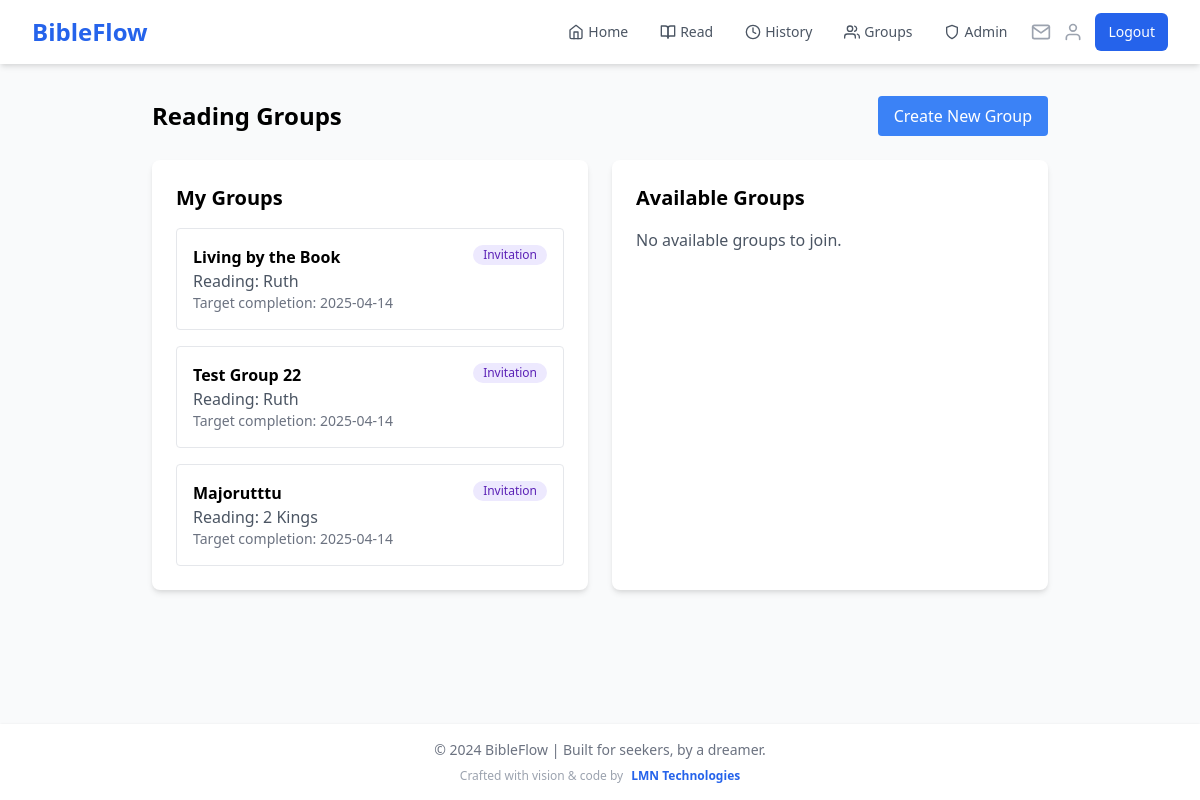
The page /groups (signed in) on the database its author committed.
### app.py (models this page shows)
class ReadingGroup(db.Model):
    id = db.Column(db.Integer, primary_key=True)
    name = db.Column(db.String(100), nullable=False)
    description = db.Column(db.Text)
    created_at = db.Column(db.DateTime, default=datetime.utcnow)
    book = db.Column(db.String(50), nullable=False)
    current_chapter = db.Column(db.Integer, default=1)
    target_completion_date = db.Column(db.DateTime)
    creator_id = db.Column(db.Integer, db.ForeignKey('user.id'), nullable=False)
    visibility = db.Column(db.String(20), default='public')
    access_code = db.Column(db.String(20))
    members = db.relationship('GroupMember', backref='reading_group', lazy='joined')
    readings = db.relationship('GroupReading', backref='reading_group', lazy='dynamic')
    invitations = db.relationship('GroupInvitation', backref='reading_group', lazy='dynamic')

### app.py (the view)
@app.route('/groups')
@login_required
def list_groups():
    my_groups = ReadingGroup.query \
        .join(GroupMember) \
        .filter(GroupMember.user_id == current_user.id) \
        .all()
    available_groups = ReadingGroup.query \
        .filter(
            ReadingGroup.id.notin_(
                db.session.query(GroupMember.group_id)
                .filter_by(user_id=current_user.id)
            ),
            db.or_(
                ReadingGroup.visibility == 'public',
                ReadingGroup.visibility == 'private',  # Include private groups
                db.and_(
                    ReadingGroup.visibility == 'invitation',
                    ReadingGroup.id.in_(
                        db.session.query(GroupInvitation.group_id)
                        .filter(
                            GroupInvitation.email == current_user.email,
                            GroupInvitation.used == False,
                            GroupInvitation.expires_at > datetime.utcnow()
                        )
                    )
                )
            )
        ) \
        .all()
    return render_template('groups/list.html',
        my_groups=my_groups,
        available_groups=available_groups,
        current_user_name=current_user.name
    )

### app.py (called while the page is built)
@login_manager.user_loader
def load_user(user_id):
    if 'user_id' in session:
        return User.query.get(int(session['user_id']))
    return None

@app.context_processor
def inject_user_name():
    if current_user.is_authenticated:
        return dict(user_name=current_user.name)
    return dict(user_name='Guest')

@app.context_processor
def inject_invitation_count():
    if current_user.is_authenticated:
        invitation_count = GroupInvitation.query.filter(
            GroupInvitation.email == current_user.email,
            GroupInvitation.used == False,
            GroupInvitation.expires_at > datetime.utcnow()
        ).count()
        return dict(invitation_count=invitation_count)
    return dict(invitation_count=0)

### templates/groups/list.html
{% extends "base.html" %}
{% block content %}
<div class="max-w-4xl mx-auto">
    <div class="flex justify-between items-center mb-6">
        <h1 class="text-2xl font-bold">Reading Groups</h1>
        <a href="{{ url_for('create_group') }}" class="bg-blue-500 text-white px-4 py-2 rounded hover:bg-blue-600">
            Create New Group
        </a>
    </div>
    <div class="grid grid-cols-1 md:grid-cols-2 gap-6">
        <div class="bg-white p-6 rounded-lg shadow-md">
            <h2 class="text-xl font-semibold mb-4">My Groups</h2>
            {% if my_groups %}
                <div class="space-y-4">
                    {% for group in my_groups %}
                        <a href="{{ url_for('view_group', group_id=group.id) }}"
                           class="block p-4 border rounded hover:bg-gray-50">
                            <div class="flex justify-between items-start">
                                <div>
                                    <h3 class="font-semibold">{{ group.name }}</h3>
                                    <p class="text-gray-600">
                                        Reading: {{ group.book }}
                                    </p>
                                    <p class="text-sm text-gray-500">
                                        Target completion: {{ group.target_completion_date.strftime('%Y-%m-%d') }}
                                    </p>
                                </div>
                                <span class="inline-flex items-center px-2.5 py-0.5 rounded-full text-xs font-medium
                                    {% if group.visibility == 'public' %}
                                        bg-green-100 text-green-800
                                    {% elif group.visibility == 'private' %}
                                        bg-yellow-100 text-yellow-800
                                    {% else %}
                                        bg-purple-100 text-purple-800
                                    {% endif %}">
                                    {{ group.visibility|title }}
                                </span>
                            </div>
                        </a>
                    {% endfor %}
                </div>
            {% else %}
                <p class="text-gray-600">You haven't joined any reading groups yet.</p>
            {% endif %}
        </div>
        <div class="bg-white p-6 rounded-lg shadow-md">
            <h2 class="text-xl font-semibold mb-4">Available Groups</h2>
            {% if available_groups %}
                <div class="space-y-4">
                    {% for group in available_groups %}
                        <div class="p-4 border rounded">
                            <div class="flex justify-between items-start mb-2">
                                <div>
                                    <h3 class="font-semibold">{{ group.name }}</h3>
                                    <p class="text-gray-600">
                                        Reading:
                                        {% if group.id not in member_group_ids and (group.visibility == 'private' or group.visibility == 'invitation') %}
                                            <span class="blur">[Private]</span>
                                        {% else %}
                                            {{ group.book }}
                                        {% endif %}
                                    </p>
                                    <p class="text-sm text-gray-500">
                                        Target completion:
                                        {% if group.id not in member_group_ids and (group.visibility == 'private' or group.visibility == 'invitation') %}
                                            <span class="blur">[Private]</span>
                                        {% else %}
                                            {{ group.target_completion_date.strftime('%Y-%m-%d') }}
                                        {% endif %}
                                    </p>
                                </div>
                                <span class="inline-flex items-center px-2.5 py-0.5 rounded-full text-xs font-medium
                                    {% if group.visibility == 'public' %}
                                        bg-green-100 text-green-800
                                    {% elif group.visibility == 'private' %}
                                        bg-yellow-100 text-yellow-800
                                    {% else %}
                                        bg-purple-100 text-purple-800
                                    {% endif %}">
                                    {{ group.visibility|title }}
                                </span>
                            </div>
                            {% if group.visibility == 'public' %}
                                <a href="{{ url_for('join_group', group_id=group.id) }}"
                                   class="inline-block mt-2 text-blue-500 hover:text-blue-600">
                                    Join Group →
                                </a>
                            {% elif group.visibility == 'private' %}
                                <form action="{{ url_for('join_group', group_id=group.id) }}" method="POST" class="mt-2">
                                    <div class="flex space-x-2">
                                        <input type="text"
                                               name="access_code"
                                               placeholder="Enter access code"
                                               required
                                               class="flex-1 px-3 py-1 border rounded text-sm focus:ring-2 focus:ring-blue-500 focus:border-blue-500">
                                        <button type="submit"
                                                class="px-3 py-1 bg-blue-500 text-white rounded text-sm hover:bg-blue-600">
                                            Join
                                        </button>
                                    </div>
                                </form>
                            {% elif group.visibility == 'invitation' %}
                                <p class="mt-2 text-sm text-gray-600 italic">
                                    This group requires an invitation to join
                                </p>
                            {% endif %}
                        </div>
                    {% endfor %}
                </div>
            {% else %}
                <p class="text-gray-600">No available groups to join.</p>
            {% endif %}
        </div>
    </div>
</div>
{% endblock %}

### rows shown on the page
ReadingGroup: name "Living by the Book", book "Ruth", target_completion_date "2025-04-14", visibility "Invitation"
ReadingGroup: name "Test Group 22", book "Ruth", target_completion_date "2025-04-14", visibility "Invitation"
ReadingGroup: name "Majorutttu", book "2 Kings", target_completion_date "2025-04-14", visibility "Invitation"
